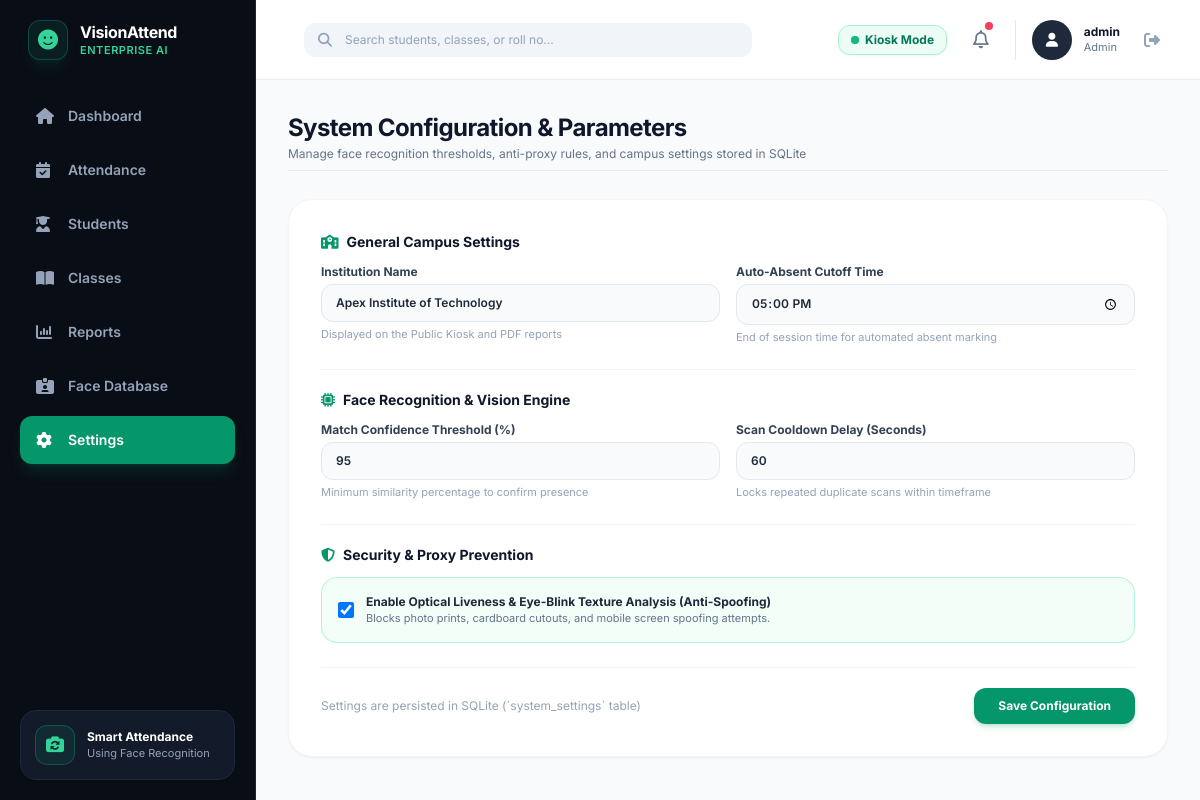
The app's page /settings (signed in), older data.
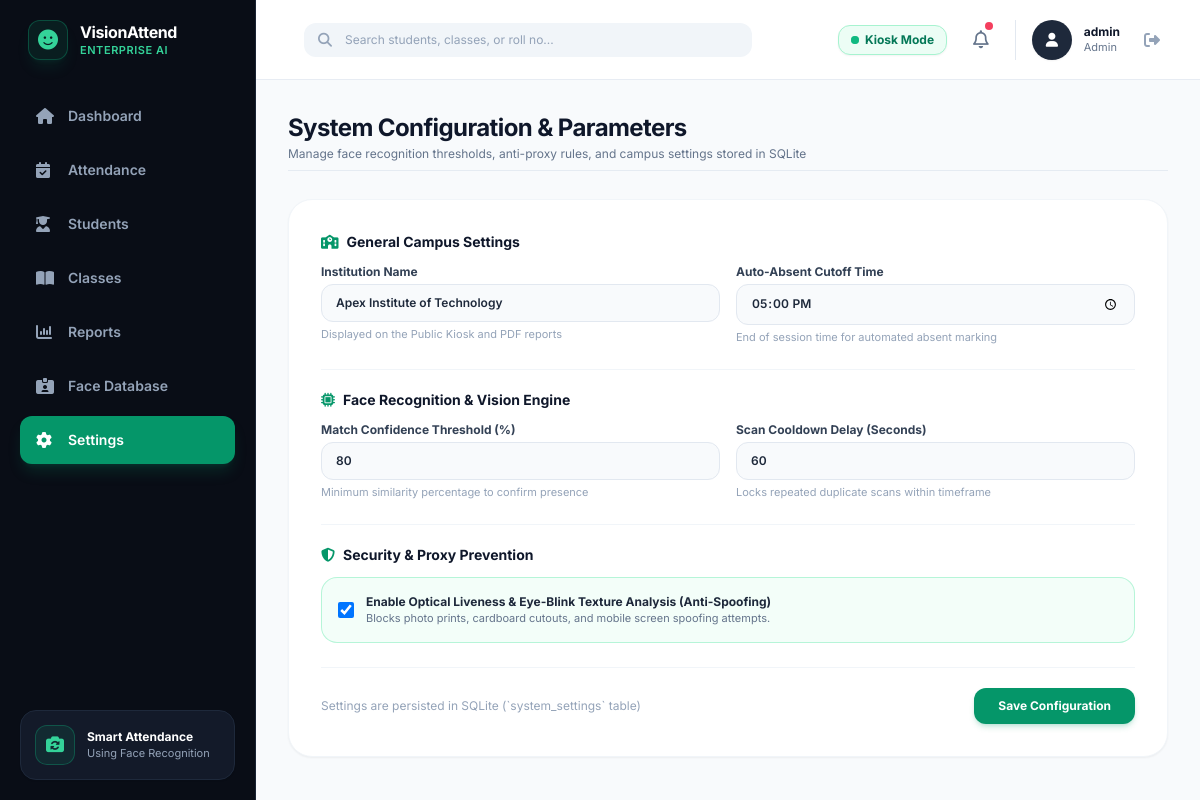
The same page, newer data.
### src/database.py (models this page shows, shortened)
class Setting(db.Model):
    __tablename__ = 'system_settings'
    id = db.Column(db.Integer, primary_key=True)
    key = db.Column(db.String(50), unique=True, nullable=False, index=True)
    value = db.Column(db.String(255), nullable=False)
    description = db.Column(db.String(255), nullable=True)

### app.py (the view)
@app.route('/settings')
@admin_required
def settings():
    settings_records = Setting.query.all()
    settings_dict = {s.key: s.value for s in settings_records}
    return render_template('settings.html', active_page='settings', settings=settings_dict)

### app.py (called while the page is built)
def admin_required(f):
    @wraps(f)
    def decorated_function(*args, **kwargs):
        if 'user_id' not in session:
            return redirect(url_for('login'))
        if session.get('role') != 'admin':
            flash("Unauthorized: Administrator permissions required.", "error")
            return redirect(url_for('student_dashboard'))
        return f(*args, **kwargs)
    return decorated_function

### templates/settings.html (shortened to what the changed rows need)
{% extends "base.html" %}
{% block content %}
<div class="space-y-7 max-w-4xl">
    <div class="pb-2 border-b border-slate-200/80">
        <h1 class="text-xl sm:text-2xl font-bold text-slate-900 tracking-tight">System Configuration & Parameters</h1>
    </div>
    <form method="POST" action="{{ url_for('update_settings') }}" class="bg-white rounded-3xl p-6 sm:p-8 border border-slate-100 shadow-sm space-y-6">
        <div class="border-t border-slate-100 pt-5">
            <div class="grid grid-cols-1 sm:grid-cols-2 gap-4 text-xs">
                <div>
                    <label class="block font-bold text-slate-700 mb-1">Match Confidence Threshold (%)</label>
                    <input type="number" min="50" max="99" name="recognition_threshold" value="{{ settings.get('recognition_threshold', '80') }}" required
                           class="w-full bg-[#F8FAFC] border border-slate-200 rounded-xl px-3.5 py-2.5 text-slate-800 font-semibold focus:outline-none focus:ring-2 focus:ring-emerald-500/20">
                    <p class="text-[11px] text-slate-400 mt-1">Minimum similarity percentage to confirm presence</p>
                </div>
            </div>
        </div>
    </form>
</div>
{% endblock %}

Row changes from the older to the newer data that the page shows:
changed Setting (number 3 of 5 on the later page): recognition_threshold "95" → "80"
